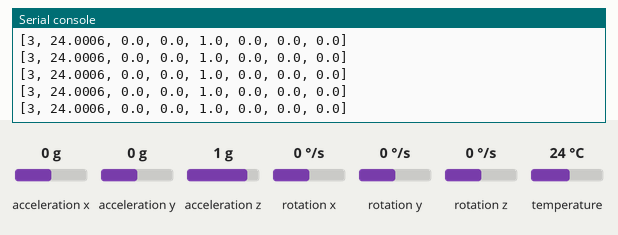
Simulated run of this program. Board: Raspberry Pi Pico running CircuitPython. On the bench: the last lines printed to the serial console. The inputs (shaded band) are chosen by the test bench; at power-on: acceleration x 0 g, acceleration y 0 g, acceleration z 1 g, rotation x 0 °/s, rotation y 0 °/s, rotation z 0 °/s, temperature 24 °C.

Above: at 1.2 s.
1.3 s: acceleration x set to -1.4 g
At 1.37 s:
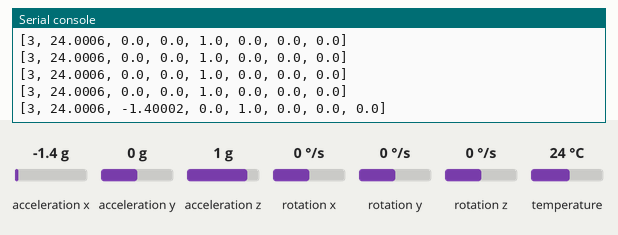
2.8 s: acceleration y set to -1.4 g
At 2.84 s:
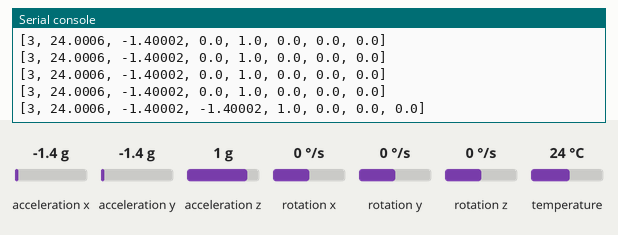
4.3 s: acceleration z set to -1.4 g
At 4.31 s:
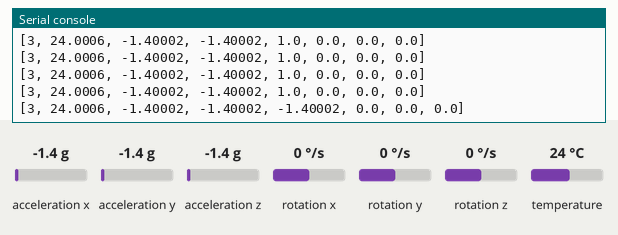
5.8 s: rotation x set to -192 °/s
At 5.89 s:
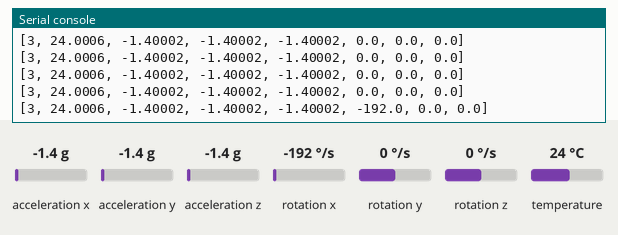
7.3 s: rotation y set to -192 °/s
At 7.36 s:
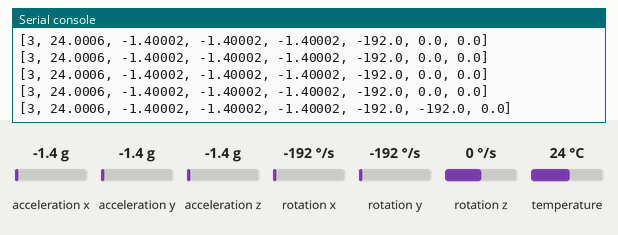

The program:

mpu6050driver.py
```python
from busio import I2C
import board
import time

class MPU6050:
    def __init__(self, i2c, address=0x68):

        self.PWR_MGMT_1 = 0x6B
        self.SMPLRT_DIV = 0x19
        self.CONFIG = 0x1A
        self.GYRO_CONFIG = 0x1B
        self.ACCEL_CONFIG = 0x1C
        self.TEMP_OUT_H = 0x41
        self.ACCEL_XOUT_H = 0x3B
        self.GYRO_XOUT_H = 0x43

        self.i2c = i2c
        self.address = address

        print("lock try")
        self.i2c.try_lock()

        self.i2c.writeto(self.address, bytes([self.PWR_MGMT_1,   0x00]))
        time.sleep(0.1)
        self.i2c.writeto(self.address, bytes([self.SMPLRT_DIV,   0x07]))
        self.i2c.writeto(self.address, bytes([self.CONFIG,       0x00]))
        self.i2c.writeto(self.address, bytes([self.GYRO_CONFIG,  0x00]))
        self.i2c.writeto(self.address, bytes([self.ACCEL_CONFIG, 0x00]))

    def read_raw_data(self, reg):
        self.i2c.writeto(self.address, bytes([reg]))
        buf = bytearray(2)
        self.i2c.readfrom_into(self.address, buf)

        value = (buf[0] << 8) | buf[1]
        if value >= 0x8000:
            value -= 65536

        return value

    def get_data(self):
        temp    = self.read_raw_data(self.TEMP_OUT_H)       / 340.0 + 36.53
        accel_x = self.read_raw_data(self.ACCEL_XOUT_H + 0) / 16384.0
        accel_y = self.read_raw_data(self.ACCEL_XOUT_H + 2) / 16384.0
        accel_z = self.read_raw_data(self.ACCEL_XOUT_H + 4) / 16384.0
        gyro_x  = self.read_raw_data(self.GYRO_XOUT_H  + 0) / 131.0
        gyro_y  = self.read_raw_data(self.GYRO_XOUT_H  + 2) / 131.0
        gyro_z  = self.read_raw_data(self.GYRO_XOUT_H  + 4) / 131.0

        return [ 0x3, temp, accel_x, accel_y, accel_z, gyro_x, gyro_y, gyro_z ]

if __name__ == "__main__":
    scl = board.GP9
    sda = board.GP8
    i2c = I2C(scl, sda)
    mpu = MPU6050(i2c)
    for i in range(1000):
        print(mpu.get_data())
        time.sleep(0.1)
    i2c.deinit()
    
```

Measured:
- after the input at 1.3 s, the serial console: prints a new line after 0.07 s (image 1)
- after the input at 2.8 s, the serial console: prints a new line at once (image 2)
- after the input at 4.3 s, the serial console: prints a new line at once (image 3)
- after the input at 5.8 s, the serial console: prints a new line after 0.09 s (image 4)
- after the input at 7.3 s, the serial console: prints a new line after 0.06 s (image 5)
